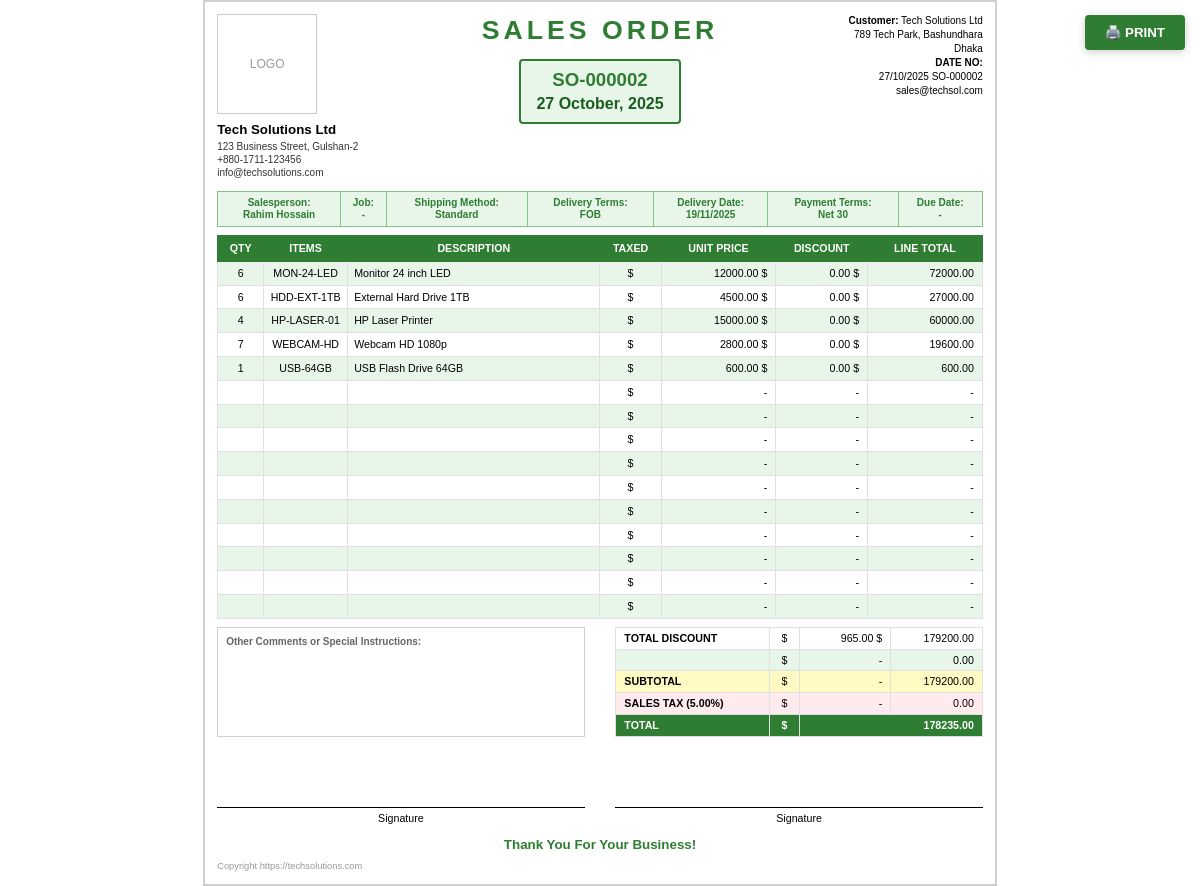
The app's page /erp/sales-order/2/print/ (signed in) with its own data.
### erp/models.py (models this page shows, shortened)
class TimeStampedModel(models.Model):
    created_at = models.DateTimeField(_("Created At"), auto_now_add=True)
    updated_at = models.DateTimeField(_("Updated At"), auto_now=True)
    class Meta:
        abstract = True

class Company(TimeStampedModel):
    name = models.CharField(_("Company Name"), max_length=200)
    logo = models.ImageField(_("Logo"), upload_to='company/', blank=True, null=True)
    address = models.TextField(_("Address"))
    city = models.CharField(_("City"), max_length=100)
    country = models.CharField(_("Country"), max_length=100)
    phone = models.CharField(_("Phone"), max_length=20)
    email = models.EmailField(_("Email"))
    website = models.URLField(_("Website"), blank=True)
    tax_number = models.CharField(_("Tax Number"), max_length=50, blank=True)
    class Meta:
        verbose_name = _("Company")
        verbose_name_plural = _("Companies")

class SalesOrder(TimeStampedModel):
    STATUS_CHOICES = [
        ('draft', _('Draft')),
        ('confirmed', _('Confirmed')),
        ('processing', _('Processing')),
        ('completed', _('Completed')),
        ('cancelled', _('Cancelled')),
    ]
    order_number = models.CharField(_("Order Number"), max_length=50, unique=True, editable=False)
    order_date = models.DateField(_("Order Date"), default=timezone.now)
    sales_quotation = models.ForeignKey(SalesQuotation, on_delete=models.SET_NULL, null=True, blank=True, related_name='sales_orders', verbose_name=_("Sales Quotation"))
    customer = models.ForeignKey(Customer, on_delete=models.PROTECT, related_name='sales_orders', verbose_name=_("Customer"))
    salesperson = models.ForeignKey('SalesPerson', on_delete=models.SET_NULL, null=True, blank=True, related_name='sales_orders', verbose_name=_("Sales Person"))
    status = models.CharField(_("Status"), max_length=20, choices=STATUS_CHOICES, default='draft')
    job_reference = models.CharField(_("Job Reference"), max_length=100, blank=True)
    shipping_method = models.CharField(_("Shipping Method"), max_length=100, blank=True, default="Standard")
    delivery_terms = models.CharField(_("Delivery Terms"), max_length=100, blank=True, default="FOB")
    delivery_date = models.DateField(_("Delivery Date"), null=True, blank=True)
    payment_terms = models.CharField(_("Payment Terms"), max_length=100, blank=True, default="Net 30")
    due_date = models.DateField(_("Due Date"), null=True, blank=True)
    subtotal = models.DecimalField(_("Subtotal"), max_digits=12, decimal_places=2, default=Decimal('0.00'), editable=False)
    discount_amount = models.DecimalField(_("Discount Amount"), max_digits=12, decimal_places=2, default=Decimal('0.00'))
    tax_amount = models.DecimalField(_("Tax Amount"), max_digits=12, decimal_places=2, default=Decimal('0.00'))
    tax_rate = models.DecimalField(_("Tax Rate (%)"), max_digits=5, decimal_places=2, default=Decimal('0.00'))
    total_amount = models.DecimalField(_("Total Amount"), max_digits=12, decimal_places=2, default=Decimal('0.00'), editable=False)
    notes = models.TextField(_("Notes"), blank=True)
    class Meta:
        verbose_name = _("Sales Order")
        verbose_name_plural = _("Sales Orders")
        ordering = ['-order_date', '-created_at']

class Customer(TimeStampedModel):
    name = models.CharField(_("Customer Name"), max_length=200)
    email = models.EmailField(_("Email"), blank=True)
    phone = models.CharField(_("Phone"), max_length=20)
    address = models.TextField(_("Address"), blank=True)
    city = models.CharField(_("City"), max_length=100, blank=True)
    country = models.CharField(_("Country"), max_length=100, blank=True)
    tax_number = models.CharField(_("Tax Number"), max_length=50, blank=True)
    credit_limit = models.DecimalField(_("Credit Limit"), max_digits=12, decimal_places=2, default=Decimal('0.00'))
    is_active = models.BooleanField(_("Active"), default=True)
    class Meta:
        verbose_name = _("Customer")
        verbose_name_plural = _("Customers")
        ordering = ['name']

class SalesPerson(TimeStampedModel):
    name = models.CharField(_("Sales Person Name"), max_length=200)
    email = models.EmailField(_("Email"), blank=True)
    phone = models.CharField(_("Phone"), max_length=20, blank=True)
    employee_id = models.CharField(_("Employee ID"), max_length=50, blank=True)
    commission_rate = models.DecimalField(_("Commission Rate (%)"), max_digits=5, decimal_places=2, default=Decimal('0.00'))
    is_active = models.BooleanField(_("Active"), default=True)
    class Meta:
        verbose_name = _("Sales Person")
        verbose_name_plural = _("Sales Persons")
        ordering = ['name']
    def __str__(self):
        return self.name

class SalesOrderItem(TimeStampedModel):
    sales_order = models.ForeignKey(SalesOrder, on_delete=models.CASCADE, related_name='items', verbose_name=_("Sales Order"))
    product = models.ForeignKey(Product, on_delete=models.PROTECT, verbose_name=_("Product"))
    quantity = models.DecimalField(_("Quantity"), max_digits=10, decimal_places=2, validators=[MinValueValidator(Decimal('0.01'))])
    unit_price = models.DecimalField(_("Unit Price"), max_digits=10, decimal_places=2, validators=[MinValueValidator(Decimal('0.00'))])
    line_total = models.DecimalField(_("Line Total"), max_digits=12, decimal_places=2, default=Decimal('0.00'), editable=False)
    class Meta:
        verbose_name = _("Sales Order Item")
        verbose_name_plural = _("Sales Order Items")
        ordering = ['id']

class Product(TimeStampedModel):
    name = models.CharField(_("Product Name"), max_length=200)
    sku = models.CharField(_("SKU"), max_length=50, unique=True)
    category = models.ForeignKey(Category, on_delete=models.SET_NULL, null=True, related_name='products', verbose_name=_("Category"))
    description = models.TextField(_("Description"), blank=True)
    unit = models.CharField(_("Unit"), max_length=20, default='PCS')
    default_warehouse = models.ForeignKey('Warehouse', on_delete=models.SET_NULL, null=True, blank=True, related_name='default_products', verbose_name=_("Default Warehouse"))
    purchase_price = models.DecimalField(_("Purchase Price"), max_digits=10, decimal_places=2, validators=[MinValueValidator(Decimal('0.00'))])
    selling_price = models.DecimalField(_("Selling Price"), max_digits=10, decimal_places=2, validators=[MinValueValidator(Decimal('0.00'))])
    current_stock = models.DecimalField(_("Current Stock"), max_digits=10, decimal_places=2, default=Decimal('0.00'))
    min_stock_level = models.DecimalField(_("Minimum Stock Level"), max_digits=10, decimal_places=2, default=Decimal('10.00'))
    is_active = models.BooleanField(_("Active"), default=True)
    class Meta:
        verbose_name = _("Product")
        verbose_name_plural = _("Products")
        ordering = ['name']

### erp/views/print_views.py (the view)
# urls.py: path('sales-order/<int:order_id>/print/', PrintSalesOrderView.as_view(), name='print-sales-order'),
class PrintSalesOrderView(View):
    @method_decorator(staff_member_required)
    def dispatch(self, *args, **kwargs):
        return super().dispatch(*args, **kwargs)
    def get(self, request, order_id, *args, **kwargs):
        order = SalesOrder.objects.prefetch_related('items__product').select_related('customer').get(id=order_id)
        try:
            company = Company.objects.first()
        except:
            company = None
        context = {
            'order': order,
            'company': company,
        }
        return render(request, 'admin/erp/print_sales_order.html', context)

### templates/admin/erp/print_sales_order.html (shortened to what this page needs)
<!DOCTYPE html>
<html lang="en">
<head>
</head>
<body>
    <button class="print-btn" onclick="window.print()">🖨️ PRINT</button>
    <div class="page">
        <div class="header">
            <div class="header-left">
                <div class="logo-box">
                    {% if company.logo %}
                    <img src="{{ company.logo.url }}" alt="Logo">
                    {% else %}
                    LOGO
                    {% endif %}
                </div>
                <div class="company-name">{{ company.name|default:"JK Enterprises" }}</div>
                <div class="company-address">
                    {{ company.address|default:"1001 Brickell Street 9900 NY" }}<br>
                    {{ company.phone|default:"999 333 7777" }}<br>
                    {{ company.email|default:"jkenterprises.com" }}
                </div>
            </div>
            <div class="header-center">
                <div class="title">SALES ORDER</div>
                <div class="order-info-box">
                    <div class="order-number">{{ order.order_number }}</div>
                    <div class="order-date">{{ order.order_date|date:"d F, Y" }}</div>
                </div>
            </div>
            <div class="header-right">
                <strong>Customer:</strong> {{ order.customer.name }}<br>
                {{ order.customer.address|default:"" }}<br>
                {% if order.customer.city %}{{ order.customer.city }}{% endif %}<br>
                <strong>DATE NO:</strong><br>
                {{ order.order_date|date:"d/m/Y" }} {{ order.order_number }}<br>
                {{ order.customer.email|default:"" }}
            </div>
        </div>
        <div class="info-bar">
            <div class="info-bar-row">
                <div class="info-bar-cell">
                    <strong>Salesperson:</strong><br>{{ order.salesperson|default:"-" }}
                </div>
                <div class="info-bar-cell">
                    <strong>Job:</strong><br>{{ order.job_reference|default:"-" }}
                </div>
                <div class="info-bar-cell">
                    <strong>Shipping Method:</strong><br>{{ order.shipping_method|default:"-" }}
                </div>
                <div class="info-bar-cell">
                    <strong>Delivery Terms:</strong><br>{{ order.delivery_terms|default:"-" }}
                </div>
                <div class="info-bar-cell">
                    <strong>Delivery Date:</strong><br>{{ order.delivery_date|date:"d/m/Y"|default:"-" }}
                </div>
                <div class="info-bar-cell">
                    <strong>Payment Terms:</strong><br>{{ order.payment_terms|default:"-" }}
                </div>
                <div class="info-bar-cell">
                    <strong>Due Date:</strong><br>{{ order.due_date|date:"d/m/Y"|default:"-" }}
                </div>
            </div>
        </div>
        <table class="items-table">
            <thead>
                <tr>
                    <th style="width: 6%;">QTY</th>
                    <th style="width: 11%;">ITEMS</th>
                    <th style="width: 33%;">DESCRIPTION</th>
                    <th style="width: 8%;">TAXED</th>
                    <th style="width: 15%;">UNIT PRICE</th>
                    <th style="width: 12%;">DISCOUNT</th>
                    <th style="width: 15%;">LINE TOTAL</th>
                </tr>
            </thead>
            <tbody>
                {% for item in order.items.all %}
                <tr>
                    <td>{{ item.quantity|floatformat:0 }}</td>
                    <td>{{ item.product.sku }}</td>
                    <td class="text-left">{{ item.product.name }}</td>
                    <td>$</td>
                    <td class="text-right">{{ item.unit_price|floatformat:2 }} $</td>
                    <td class="text-right">0.00 $</td>
                    <td class="text-right">{{ item.line_total|floatformat:2 }}</td>
                </tr>
                {% endfor %}
                {% with item_count=order.items.count %}
                {% for i in "123456789012345" %}
                {% if forloop.counter|add:item_count <= 15 %} <tr>
                    <td>&nbsp;</td>
                    <td>&nbsp;</td>
                    <td>&nbsp;</td>
                    <td>$</td>
                    <td class="text-right">-</td>
                    <td class="text-right">-</td>
                    <td class="text-right">-</td>
                    </tr>
                    {% endif %}
                    {% endfor %}
                    {% endwith %}
            </tbody>
        </table>
        <div class="bottom-section">
            <div class="notes-section">
                <h4>Other Comments or Special Instructions:</h4>
            </div>
            <div class="totals-section">
                <table class="totals-table">
                    <tr>
                        <td class="label">TOTAL DISCOUNT</td>
                        <td class="currency">$</td>
                        <td class="value">{{ order.discount_amount|default:"0.00"|floatformat:2 }} $</td>
                        <td class="value">{{ order.subtotal|floatformat:2 }}</td>
                    </tr>
                    <tr>
                        <td class="label"></td>
                        <td class="currency">$</td>
                        <td class="value">-</td>
                        <td class="value">0.00</td>
                    </tr>
                    <tr>
                        <td class="label">SUBTOTAL</td>
                        <td class="currency">$</td>
                        <td class="value">-</td>
                        <td class="value">{{ order.subtotal|floatformat:2 }}</td>
                    </tr>
                    <tr>
                        <td class="label">SALES TAX ({{ order.tax_rate|default:"0" }}%)</td>
                        <td class="currency">$</td>
                        <td class="value">-</td>
                        <td class="value">{{ order.tax_amount|default:"0.00"|floatformat:2 }}</td>
                    </tr>
                    <tr>
                        <td class="label">TOTAL</td>
                        <td class="currency">$</td>
                        <td class="value" colspan="2">{{ order.total_amount|floatformat:2 }}</td>
                    </tr>
                </table>
            </div>
        </div>
        <div class="signature-section">
            <div class="signature-box">
                <div class="signature-line">Signature</div>
            </div>
            <div class="signature-box">
                <div class="signature-line">Signature</div>
            </div>
        </div>
        <div class="footer">Thank You For Your Business!</div>
        <div class="copyright">Copyright {{ company.website|default:"ezydream.com" }}</div>
    </div>
</body>
</html>

### records on screen
Company: name "Tech Solutions Ltd", address "123 Business Street, Gulshan-2", phone "+880-1711-123456", email "info@techsolutions.com", website "https://techsolutions.com"
SalesOrder: order_number "SO-000002", order_date "27 October, 2025", customer.name "Tech Solutions Ltd", customer.address "789 Tech Park, Bashundhara", customer.city "Dhaka", order_date "27/10/2025", customer.email "sales@techsol.com", salesperson "Rahim Hossain", job_reference "-", shipping_method "Standard", delivery_terms "FOB", delivery_date "19/11/2025", payment_terms "Net 30", due_date "-", discount_amount "965.00", subtotal "179200.00", tax_rate "5.00", tax_amount "0.00", total_amount "178235.00"
SalesOrderItem: quantity "6", product.sku "MON-24-LED", product.name "Monitor 24 inch LED", unit_price "12000.00", line_total "72000.00"
SalesOrderItem: quantity "6", product.sku "HDD-EXT-1TB", product.name "External Hard Drive 1TB", unit_price "4500.00", line_total "27000.00"
SalesOrderItem: quantity "4", product.sku "HP-LASER-01", product.name "HP Laser Printer", unit_price "15000.00", line_total "60000.00"
SalesOrderItem: quantity "7", product.sku "WEBCAM-HD", product.name "Webcam HD 1080p", unit_price "2800.00", line_total "19600.00"
SalesOrderItem: quantity "1", product.sku "USB-64GB", product.name "USB Flash Drive 64GB", unit_price "600.00", line_total "600.00"
